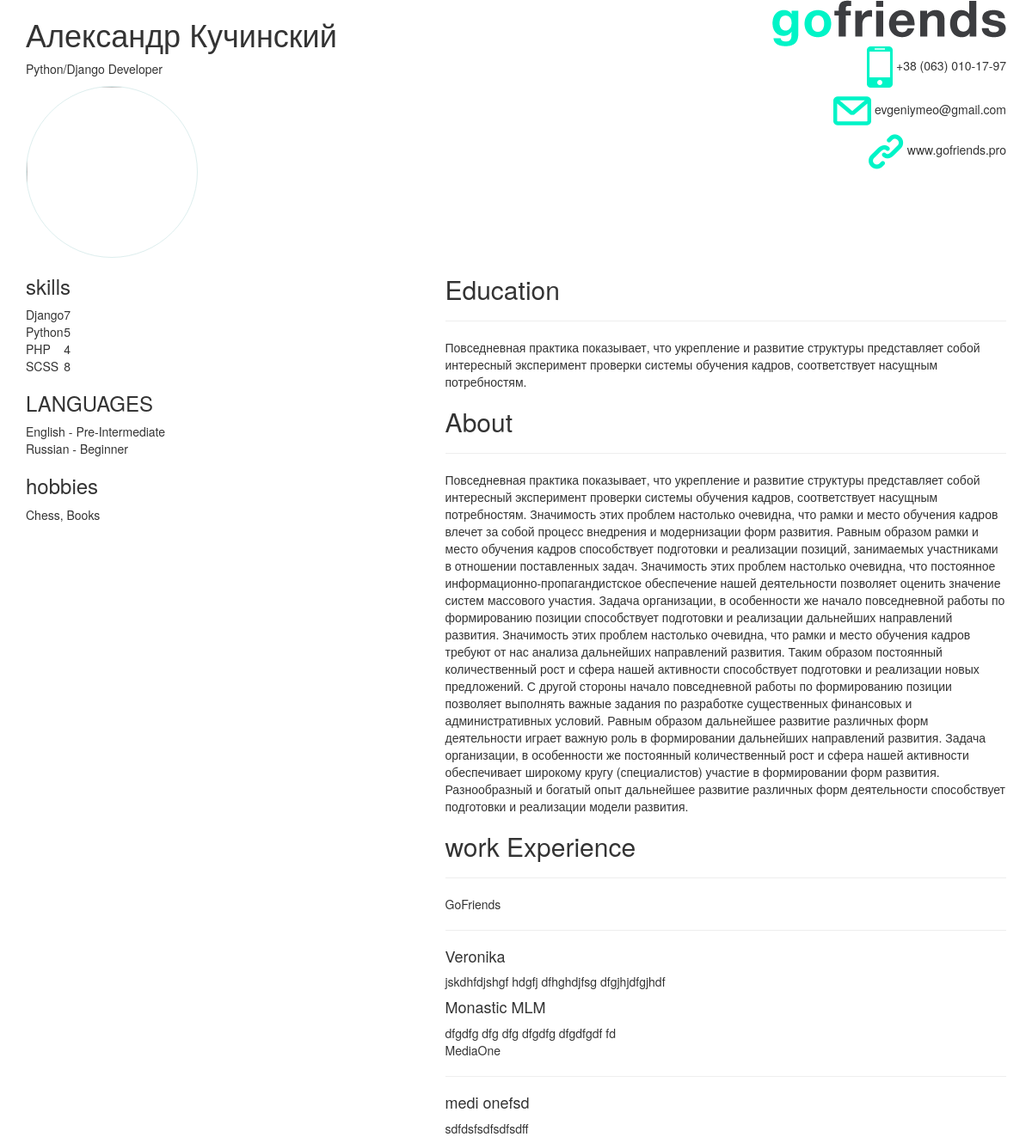
/users/1/, run on an earlier commit of the app's database.
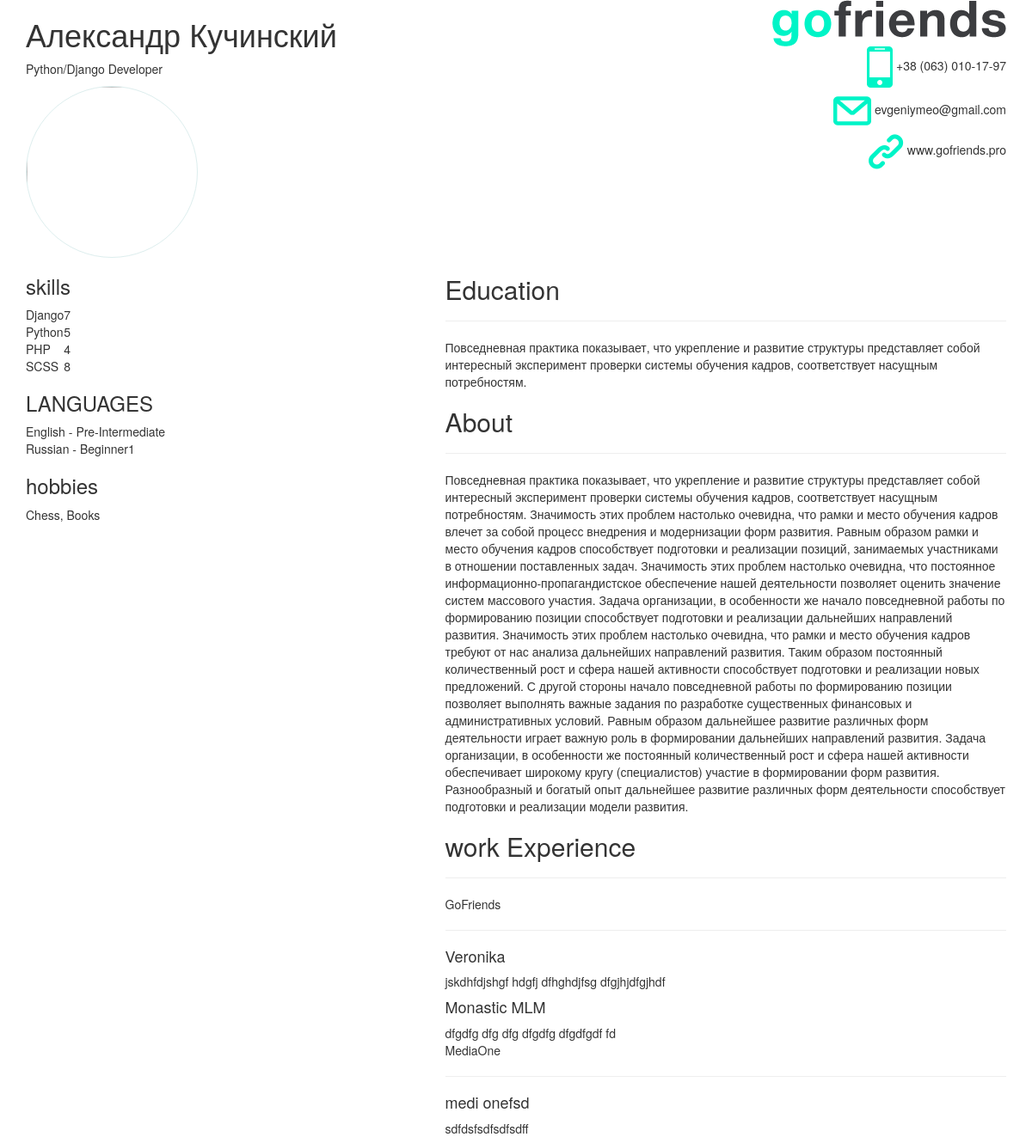
And on a later commit of the database.
### skills_re/models.py (models this page shows)
class UserLanguageLevel(AbstractDateModel):
    user = models.ForeignKey(Profile, on_delete=models.CASCADE)
    language = models.ForeignKey(Language, on_delete=models.CASCADE)
    level = models.ForeignKey(LanguageLevel, on_delete=models.CASCADE)

class LanguageLevel(AbstractDateModel):
    title = models.CharField(max_length=100)
    def __str__(self):
        return self.title

class Language(AbstractDateModel):
    title = models.CharField(max_length=100)
    def __str__(self):
        return self.title

### profile_re/views.py (the view)
# urls.py: path('<int:pk>/', UserDetail.as_view(), name='user'),
class UserDetail(DetailView):
    template_name = 'profile_re/user.html'
    context_object_name = 'user'
    def get_object(self, queryset=None):
        return User.objects.select_related('profile').prefetch_related(
            'profile__skilllevel_set',
            'profile__userlanguagelevel_set',
            'profile__hobieuser_set',
            'profile__company_set',
        ).get(id=self.kwargs.get('pk'))

### profile_re/models.py (called while the page is built)
    def __str__(self):
        return self.title

### skills_re/models.py (called while the page is built)
    def __str__(self):
        return self.title

### profile_re/templates/profile_re/user.html (shortened to what this page needs)
{% extends 'base.html' %}
{% load static %}
{% block content %}
<div class="container">
    <div class="row">
        <div class="col-md-8">
            <h1 class="single__name">{{ user.get_full_name }}</h1>
            <p>{{ user.profile.position }}</p>
            <img class="avatar" src="{% if user.image %}{{ user.image.url }}{% else %}http://www.geeksinc.net/wp-content/uploads/2016/05/home-user-icon-1.png{% endif %}">
        </div>
        <div class="col-md-4" style="text-align: right;">
            <img src="{% static 'theme_first/img/logo.png' %}">
            <div class="company__info">
                <div class="company__item">
                    <p><img src="{% static 'theme_first/img/smartphone.png' %}"> +38 (063) 010-17-97</p>
                </div>
                <div class="company__item">
                    <p><img src="{% static 'theme_first/img/message-closed-envelope.png' %}"> evgeniymeo@gmail.com</p>
                </div>
                <div class="company__item">
                    <p><img src="{% static 'theme_first/img/web-link.png' %}"> www.gofriends.pro</p>
                </div>
            </div>
        </div>
    </div>
    <div class="row">
        <div class="col-md-5">
            <h3>skills</h3>
            <table>
                {% for skill in user.profile.skilllevel_set.all %}
                <tr>
                    <td>{{ skill.skill }}</td>
                    <td>{{ skill.level }}</td>
                </tr>
                {% endfor %}
            </table>
            <h3>LANGUAGES</h3>
            <table>
                {% for lang in user.profile.userlanguagelevel_set.all %}
                <tr>
                    <td>{{ lang.language }} - {{ lang.level }}</td>
                </tr>
                {% endfor %}
            </table>
            <h3>hobbies</h3>
            <table>
                <p>
                    {% for hobie in user.profile.hobieuser_set.all %}
                        {{ hobie.hobie }}{% if forloop.last %}{% else %}, {% endif %}
                    {% endfor %}
                </p>
            </table>
        </div>
        <div class="col-md-7">
            <div class="center__info">
                <h2>Education</h2>
                <hr>
                <p>{{ user.profile.education | safe }}</p>
            </div>
            <div class="center__info">
                <h2>About</h2>
                <hr>
                <p>{{ user.profile.about | safe }}</p>
            </div>
            <div class="center__info">
                <h2>work Experience</h2>
                <hr>
                {% for comp in user.profile.company_set.all %}
                <div class="company_set">
                    {{ comp.title }}
                    <hr>
                    {% for proj in comp.project_set.all %}
                    <div class="projects_set">
                        <h4>{{ proj.title }}</h4>
                        <div>{{ proj.description }}</div>
                    </div>
                    {% endfor %}
                </div>
                {% endfor %}
            </div>
        </div>
    </div>
</div>
{% endblock content %}

What changed in the data, as far as the page shows it:
changed through a linked row, UserLanguageLevel "Russian": level "Beginner" → "Beginner1"
